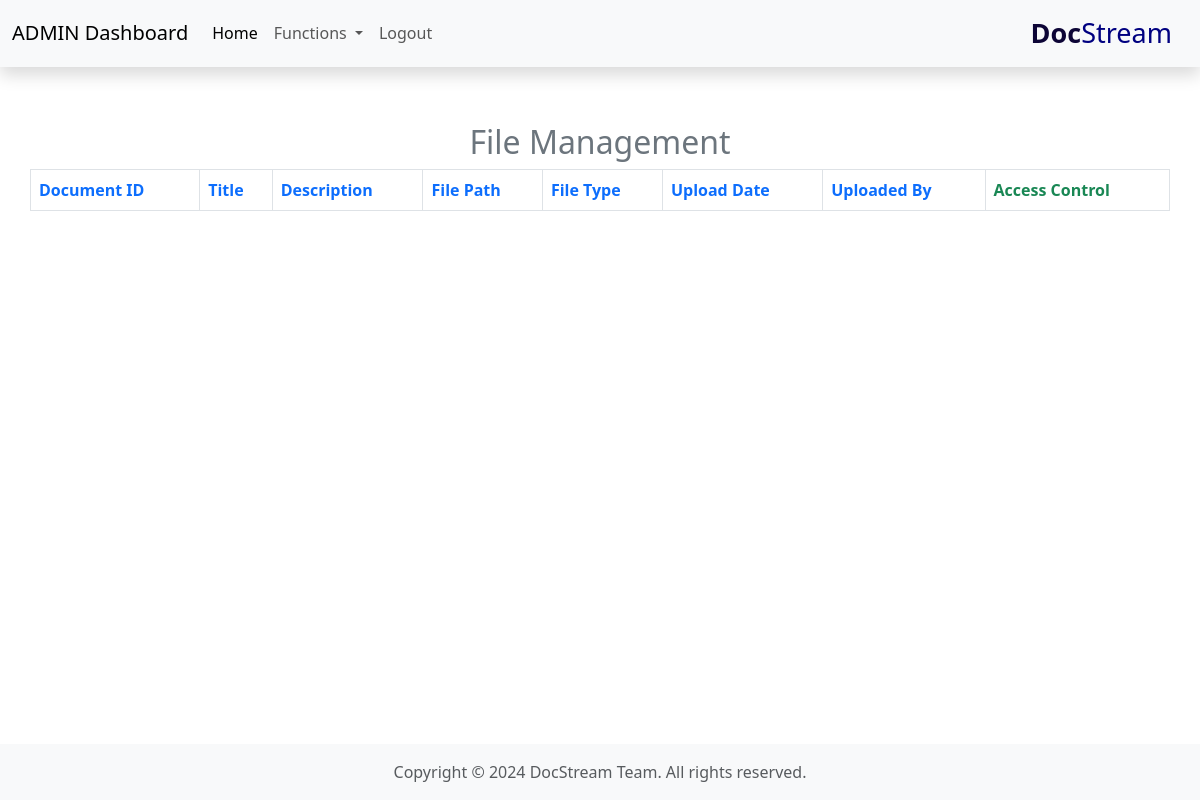
The page /admin/adminFun/fileManagement/fileManagement.php on the database as committed earlier.
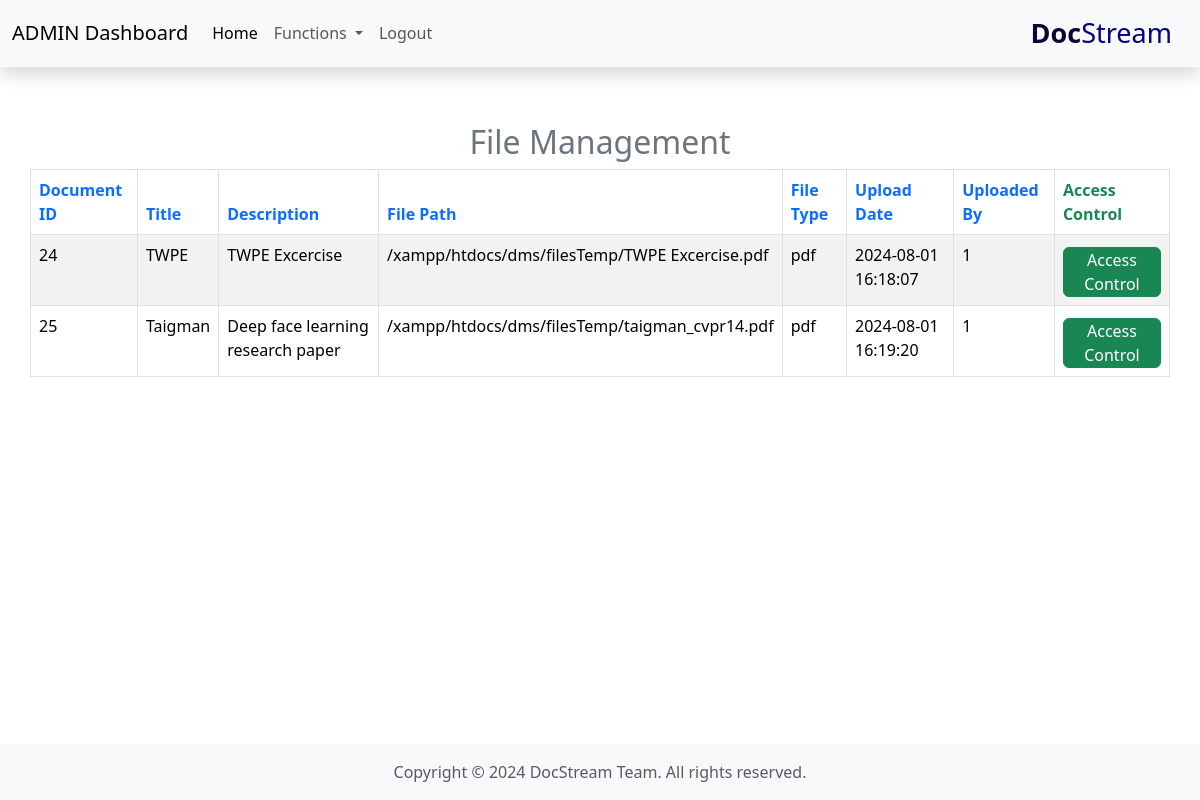
The same page on the database as committed later.
### tables this page shows
CREATE TABLE `documents` (
  `document_id` int(11) NOT NULL,
  `title` varchar(255) NOT NULL,
  `description` text DEFAULT NULL,
  `file_path` varchar(255) NOT NULL,
  `file_type` varchar(50) NOT NULL,
  `upload_date` timestamp NOT NULL DEFAULT current_timestamp(),
  `uploaded_by` int(11) DEFAULT NULL,
  `status` enum('Active','Archived') DEFAULT 'Active'
);

### admin/adminFun/fileManagement/fileManagement.php (the view, shortened to what this page needs)
<?php
include '/xampp/htdocs/dms/partials/_dbconnect.php';
?>
<!DOCTYPE html>
<html lang="en">
<head>
    <link rel="stylesheet" href="https://cdn.datatables.net/2.1.0/css/dataTables.dataTables.css" />
    <link href="https://cdn.jsdelivr.net/npm/bootstrap@5.3.3/dist/css/bootstrap.min.css" rel="stylesheet">
</head>
<body>
    <?php include '/xampp/htdocs/dms/admin/adminExtra/_Aheader.php'; ?>
    <div class="card-body container mt-5 mb-2 pt-2 pb-2 pl-5 pr-5">
        <h2 class="text-center text-secondary">File Management</h2>
        <table id="myTable" class="table table-striped table-bordered">
            <thead>
                <tr>
                    <th class="text-primary">Document ID</th>
                    <th class="text-primary">Title</th>
                    <th class="text-primary">Description</th>
                    <th class="text-primary">File Path</th>
                    <th class="text-primary">File Type</th>
                    <th class="text-primary">Upload Date</th>
                    <th class="text-primary">Uploaded By</th>
                    <th class="text-success">Access Control</th>
                </tr>
            </thead>
            <tbody>
                <?php
                $sql = "SELECT * FROM `documents`";
                $result = mysqli_query($conn, $sql);
                while ($row = mysqli_fetch_assoc($result)) {
                    echo '<tr>
                            <td>' . $row["document_id"] . '</td>
                            <td>' . $row["title"] . '</td>
                            <td>' . $row["description"] . '</td>
                            <td>' . $row["file_path"] . '</td>
                            <td>' . $row["file_type"] . '</td>
                            <td>' . $row["upload_date"] . '</td>
                            <td>' . $row["uploaded_by"] . '</td>
                            <td><a href="accessControl.php?document_id=' . $row["document_id"] . '" class="btn btn-success mt-1 pb-0 pt-0">Access Control</a></td>
                        </tr>';
                }
                ?>
            </tbody>
        </table>
    </div>
    <div style="margin-top: auto;">
        <?php require '/xampp/htdocs/dms/partials/_footer.php'; ?>
    </div>
</body>
</html>

Rows that differ between the two databases and show on the page:
added documents: document_id "24", title "TWPE", description "TWPE Excercise", file_path "/xampp/htdocs/dms/filesTemp/TWPE Excercise.pdf", file_type "pdf", upload_date "2024-08-01 16:18:07", uploaded_by "1"
added documents: document_id "25", title "Taigman", description "Deep face learning research paper", file_path "/xampp/htdocs/dms/filesTemp/taigman_cvpr14.pdf", file_type "pdf", upload_date "2024-08-01 16:19:20", uploaded_by "1"
